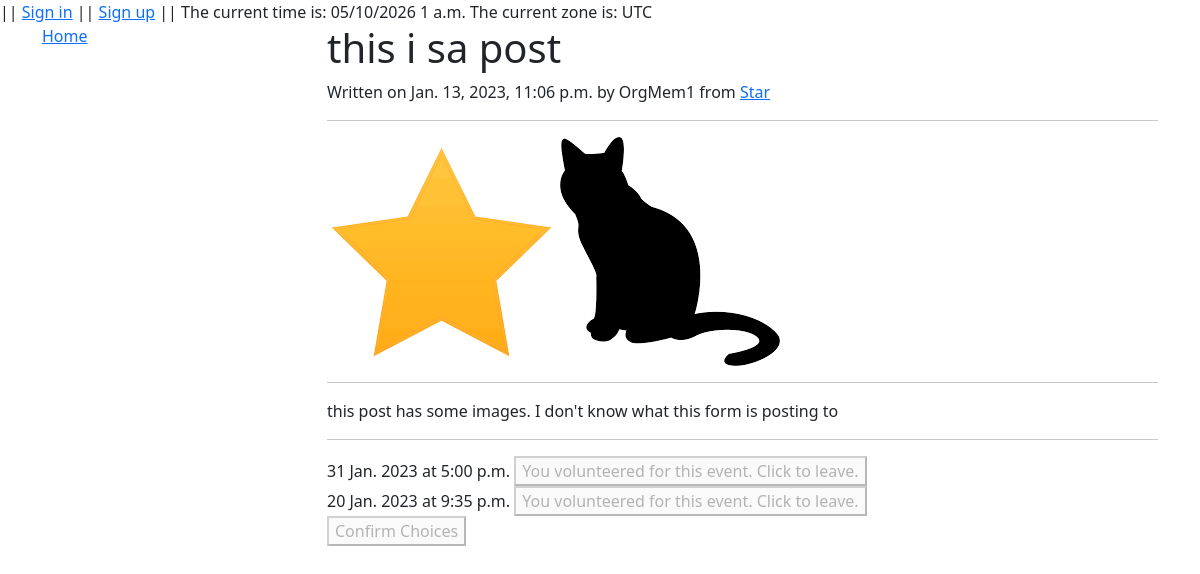
The page /Forum/details/31 on the database its author committed.
### Forum/models.py (models this page shows, shortened)
class Post(models.Model):
    title = models.CharField(max_length=150)
    body = models.TextField(null=False, blank=False)
    timestamp = models.DateTimeField(auto_now_add=True, blank=True, null=True)
    is_project = models.BooleanField(default=False, null=False, blank=False, verbose_name="Make this a project")
    author = models.ForeignKey(Profile, on_delete=models.SET_NULL, null=True, related_name='written_posts')
    organization = models.ForeignKey(Organization, on_delete=models.CASCADE, null=True, related_name='our_posts')

class Organization(models.Model):
    name = models.CharField(max_length=100, null=False, blank=False)
    about = models.TextField(null=False, blank=False)
    logo = models.ImageField(null=True, blank=True, upload_to='organization_logos')
    official_email = models.EmailField(null=True, blank=True)
    def __str__(self):
        return f"{self.name}"

class PostImage(models.Model):
    image = models.ImageField(upload_to='post_images', default='default.png', blank=False)
    name = models.CharField(max_length=100, default="image")
    is_icon = models.BooleanField(default=False, null=False, blank=False, verbose_name="Make icon of post/project")
    post = models.ForeignKey(Post, on_delete=models.CASCADE, related_name='related_images')

class Event(models.Model):
    date = models.DateField(default=timezone.now, null=True, blank=True, validators=[MinValueValidator(timezone.now().date(), "valid values are not in the past")])
    time = models.TimeField(default=timezone.now, null=True, blank=True)
    open = models.BooleanField(default=True, null=False, blank=False)
    post = models.ForeignKey(Post, on_delete=models.CASCADE, related_name='project_times')
    @property
    def datetime(self):
        this_datetime = datetime.combine(self.date, self.time, timezone.utc)
        local_time = this_datetime.astimezone(timezone.get_current_timezone())
        date_str = format_date(local_time.date(), "j N Y")
        time_str = format_time(local_time.time(), 'g:i a')
        return f"{date_str} at {time_str}"

### Forum/views.py (the view)
# urls.py: path("details/<int:pk>", views.PostDetailsView.as_view(), name="detail_view"),
class PostDetailsView(DetailView):
    model = Post
    context_object_name = 'post'
    template_name = "Forum/post_pages/view_post.html"
    def get_context_data(self, **kwargs):
        context = super().get_context_data(**kwargs)
        post = Post.objects.get(pk=self.kwargs.get('pk'))
        if post.is_project:
            post_events = Event.objects.filter(post=post, bids__bidder__pk=self.request.user.pk)
            context['chosen_events'] = post_events
            context['post_event_ids'] = Event.objects.filter(post=post).values_list("pk", flat=True)
        return context

### Forum/templates/Forum/post_pages/view_post.html (shortened to what this page needs)
{% extends "Forum/layouts/sidebar_layout.html" %}
{% load static %}
{% block body %}
<h1>{{ post.title }}</h1>
Written on {{ post.timestamp }} by {{ post.author }} from <a href="{% url 'organization_view' pk=post.organization.pk %}">{{ post.organization }}</a>
<hr>
{% for image in post.related_images.all %}
    <img src="{{ image.image.url }}" alt="{{ image.image }}">
{% empty %}
    No images were found
{% endfor %}
<hr>
{{ post.body }}
<hr>
{% if post.is_project %}
    <div>
    <form action="{% url 'change_bids' %}" method="post" name="volunteer_form">
        {% for event in post.project_times.all %}
            <label for="event-{{event.pk}}-btn">{{ event.datetime }}</label>
            {% if event.open %}
                {% if event in chosen_events %}
                    <button type="button" id="event-{{event.pk}}-btn" onclick="toggle_volunteer(this,{{event.pk}})">You volunteered for this event. Click to leave.</button>
                {% else %}
                    <input type="hidden" name="event-{{event.pk}}-status" id="event-{{event.pk}}-status" value="not_volunteered">
                    <button type="button" id="event-{{event.pk}}-btn" onclick="toggle_volunteer(this,{{event.pk}})">Volunteer for this event.</button>
                {% endif %}
            {% else %}
                This event is closed
            {% endif %}
            <br>
        {% empty %}
            (No dates)
        {% endfor %}
        {% if post.project_times.all %}
            <button type="submit">Confirm Choices</button>
        {% endif %}
    </form>
</div>
{% endif %}
{% endblock %}

### rows shown on the page
Post: title "this i sa post", timestamp "Jan. 13, 2023, 11:06 p.m.", author "OrgMem1", organization "Star", body "this post has some images. I don't know what this form is posting to"
PostImage: image (picture)
PostImage: image (picture)
Event: datetime "31 Jan. 2023 at 5:00 p.m."
Event: datetime "20 Jan. 2023 at 9:35 p.m."

### other values the page prints
{{ TIME_ZONE }} "UTC"
